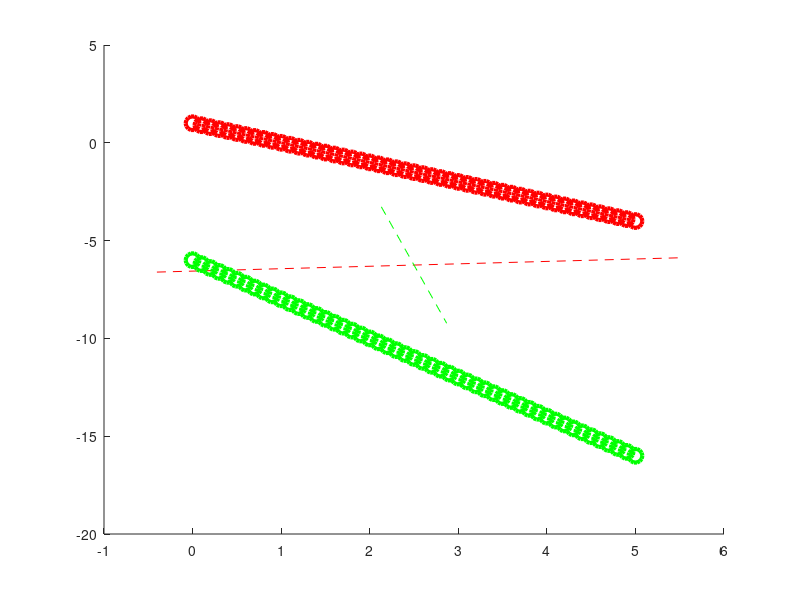

Source code (MATLAB):
range = [0:0.1:5];
 
func1 = [-1 1];
func2 = [-2 -6];


x1_set = [];
x2_set = [];
c_set = [];

for i = 1:size(range)(2)
  x1_set = [x1_set,polyval(func1,range(i))];
  x2_set = [x2_set,polyval(func2,range(i))];
  c_set = [1,c_set,2];
end

temp_set = zeros(102,2);
temp_set(:,1) = [range,range];
temp_set(:,2) = [x1_set,x2_set];


X = temp_set;
c = c_set;

figure;
hold;


mu = mean(X);
Xm = bsxfun(@minus, X, mu);
C = cov(Xm);
#[V,D] = eig(C);

[V,D] = princomp(X);

[D, i] = sort(diag(D), 'descend');
V = V(:,i);
scale = 3;
pc1 = line([mu(1) - scale * V(1,1) mu(1) + scale * V(1,1)], [mu(2) - scale * V(2,1) mu(2) + scale * V(2,1)]);
pc2 = line([mu(1) - scale * V(1,2) mu(1) + scale * V(1,2)], [mu(2) - scale * V(2,2) mu(2) + scale * V(2,2)]);

set(pc1, 'color', [1 0 0], "linestyle", "--")
set(pc2, 'color', [0 1 0], "linestyle", "--")


c1 = X(find(c==1),:);
c2 = X(find(c==2),:);

p1 = plot(c1(:,1), c1(:,2), "ro", "markersize",10, "linewidth", 3);
p2 = plot(c2(:,1), c2(:,2), "go", "markersize",10, "linewidth", 3);
